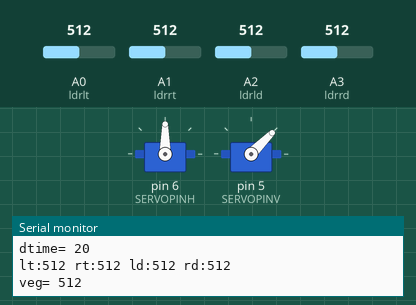
Recording of a sketch running on a simulated Arduino Uno, built with avr-gcc and run on an emulated ATmega328P. Parts: 2 × servo, the last lines printed to the serial monitor. The test bench sets the inputs (shaded band); at power-on: A0 (ldrlt) = 512, A1 (ldrrt) = 512, A3 (ldrrd) = 512, A2 (ldrld) = 512.

Above: at 1.3 s.
1.4 s: A0 (ldrlt) set to 483
4.4 s: A0 (ldrlt) set to 462
At 5.13 s:
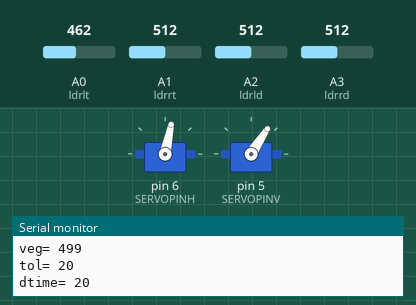
7.4 s: A1 (ldrrt) set to 492
At 7.59 s:
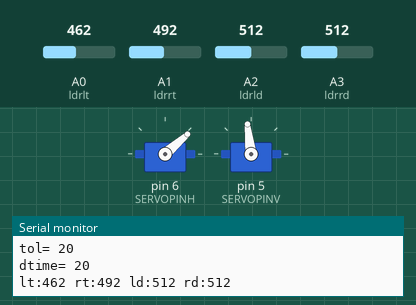
10.4 s: A3 (ldrrd) set to 541
At 13.3 s:
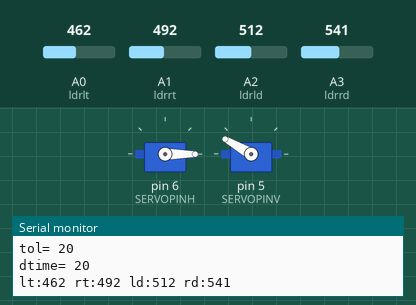
13.4 s: A2 (ldrld) set to 306
At 14.15 s:
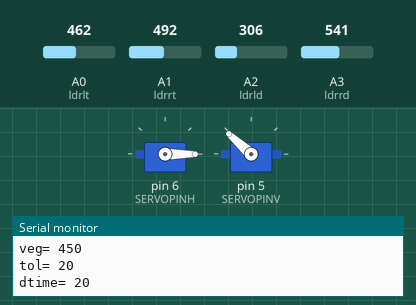
16.4 s: A1 (ldrrt) set to 30
At 16.6 s:
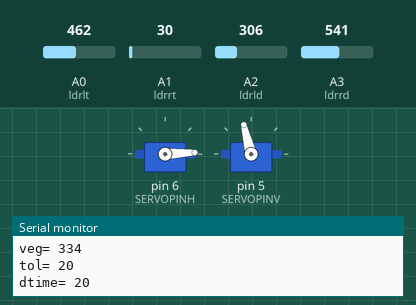
Timing chart, 0 to 22.8 s (numbered marks = the images above; inputs shaded):
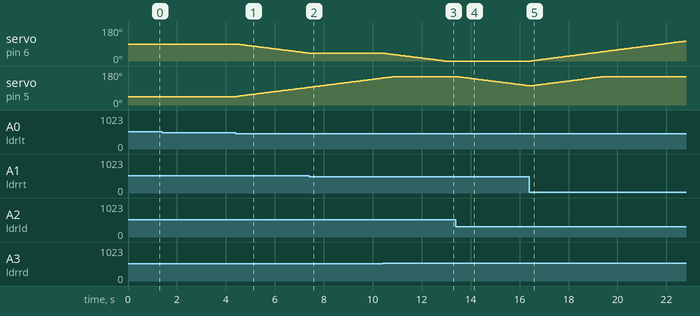

Measured:
- the behaviour switches between 472 and 471 on A0 (ldrlt) (found by bisection; images 0 and 1)
- the behaviour switches between 504 and 503 on A1 (ldrrt) (found by bisection; images 1 and 2)
- the behaviour switches between 523 and 524 on A3 (ldrrd) (found by bisection; images 2 and 3)
- after the input at 4.4 s, servo on pin 6 (SERVOPINH): moves from 90° to 41° over 2.9 s, starting after 0.05 s; servo on pin 5 (SERVOPINV): moves from 45° to 94° over 2.9 s, starting after 0.05 s
- after the input at 7.4 s, servo on pin 6 (SERVOPINH): stays 41° (without the input it goes to 40° after 0.06 s)
- after the input at 10.4 s, servo on pin 6 (SERVOPINH): moves from 41° to 0° over 2.5 s, starting after 0.06 s
- after the input at 13.4 s, servo on pin 5 (SERVOPINV): moves from 150° to 102° over 2.9 s, starting after 0.07 s
- after the input at 16.4 s, servo on pin 6 (SERVOPINH): moves from 0° to 105° over 6.3 s, starting after 0.08 s

The sketch:

Solar_Tracking.ino
```cpp
#include <Servo.h>

#define SERVOPINH  6 //horizontal servo
#define SERVOPINV  5 //vertical servo


int tol=50;      //A faixa de resposta de iluminância: quanto menor o valor, mais sensível é a resposta; caso contrário, a resposta será mais lenta.
                //(O valor varia de 10 a 100, e a sensibilidade depende da intensidade da luz ambiente. Em ambientes internos,
                // onde a fonte de luz varia significativamente, a sensibilidade será maior. Sob luz solar, as mudanças são menores.)

int dtime=50;    //Parâmetro de atraso: quanto menor o valor, mais rápida será a velocidade de resposta.
                //Por outro lado, quanto maior o valor, mais lenta será a velocidade de resposta. Unidade: milissegundos. Valor geral (10~100).

// Configurações do servo horizontal
Servo horizontal;            //horizontal servo
int servoh = 90;             //Inicializar ângulo
int servohLimitHigh = 180;   //O ângulo máximo de rotação na direção horizontal
int servohLimitLow = 0;      //O ângulo mínimo de rotação na direção horizontal


// Configurações do servo vertical
Servo vertical;              //vertical servo
int servov = 45;             //Inicializar ângulo
int servovLimitHigh = 150;   // ângulo máximo de rotação na direção vertical
int servovLimitLow = 10;     // ângulo mínimo de rotação na direção vertical

// 4 portas de conexão para módulos de fotoresistores
const int ldrlt = A0;   //top left
const int ldrrt = A1;   //top right
const int ldrld = A2;   //down left
const int ldrrd = A3;   //down right

void setup()
{
  horizontal.attach(SERVOPINH);
  vertical.attach(SERVOPINV);
  horizontal.write(servoh);
  vertical.write(servov);
  delay(100);
  Serial.begin(9600);
}

void loop()
{
  //Ler os valores de iluminância dos 4 módulos de fotoresistores, respectivamente.
  int lt = analogRead(ldrlt); //upper left
  int rt = analogRead(ldrrt); //top right
  int ld = analogRead(ldrld); //down left
  int rd = analogRead(ldrrd); //down right
  Serial.print("lt:");Serial.print(lt);Serial.print(" ");
  Serial.print("rt:");Serial.print(rt);Serial.print(" ");
  Serial.print("ld:");Serial.print(ld);Serial.print(" ");
  Serial.print("rd:");Serial.println(rd);
  //Average readings from adjacent photoresistor modules
  int avt = (lt + rt) / 2;
  int avd = (ld + rd) / 2;
  int avl = (lt + ld) / 2;
  int avr = (rt + rd) / 2;

  int veg=(avt + avd + avl + avr) / 4;

 //Ajustar os parâmetros de resposta de acordo com diferentes intensidades de luz.
 if(0<veg&&veg<300)
 { tol=map(veg,10,300,5,100);
   dtime=map(veg,10,300,100,50);
 }
 else
 { tol=20;
   dtime=20;
 }

  Serial.print("veg= ");Serial.println(veg);
  Serial.print("tol= ");Serial.println(tol);
  Serial.print("dtime= ");Serial.println(dtime);


  //Em seguida, calcule a diferença entre as linhas superior e inferior e o valor médio das linhas esquerda e direita.
  int dvert = avt - avd;    //upper and lower rows
  int dhoriz = avl - avr;   //left and right rows

   //Verifique se a diferença está dentro da tolerância; caso contrário, altere o ângulo vertical.
   if (-1*tol > dvert || dvert > tol)
   {
      if (avt < avd)
      {
        servov = ++servov;
         if (servov > servovLimitHigh)
         {
           servov = servovLimitHigh;
         }
      }
      else if (avt > avd)
      {
        servov= --servov;
        if (servov < servovLimitLow)
        {
          servov = servovLimitLow;
        }
      }
      vertical.write(servov); //Se o ângulo de rotação do servo for oposto à luz, use (180- servov) ou (servov) para mudar a direção.
    }

  //Verifique se a diferença está dentro da tolerância; caso contrário, altere o ângulo horizontal.
  if (-1*tol > dhoriz || dhoriz > tol)
  {
    if (avl < avr)
    {
      servoh = --servoh;
      if (servoh < servohLimitLow)
      {
        servoh = servohLimitLow;
      }
    }
    else if (avl > avr)
    {
       servoh = ++servoh;
       if (servoh > servohLimitHigh)
       {
         servoh = servohLimitHigh;
       }
    }
    horizontal.write(servoh); //Se o ângulo de rotação do servo for oposto à luz, use (180- servoh) ou (servoh) para mudar a direção.
  }
   delay(dtime);

}
```
